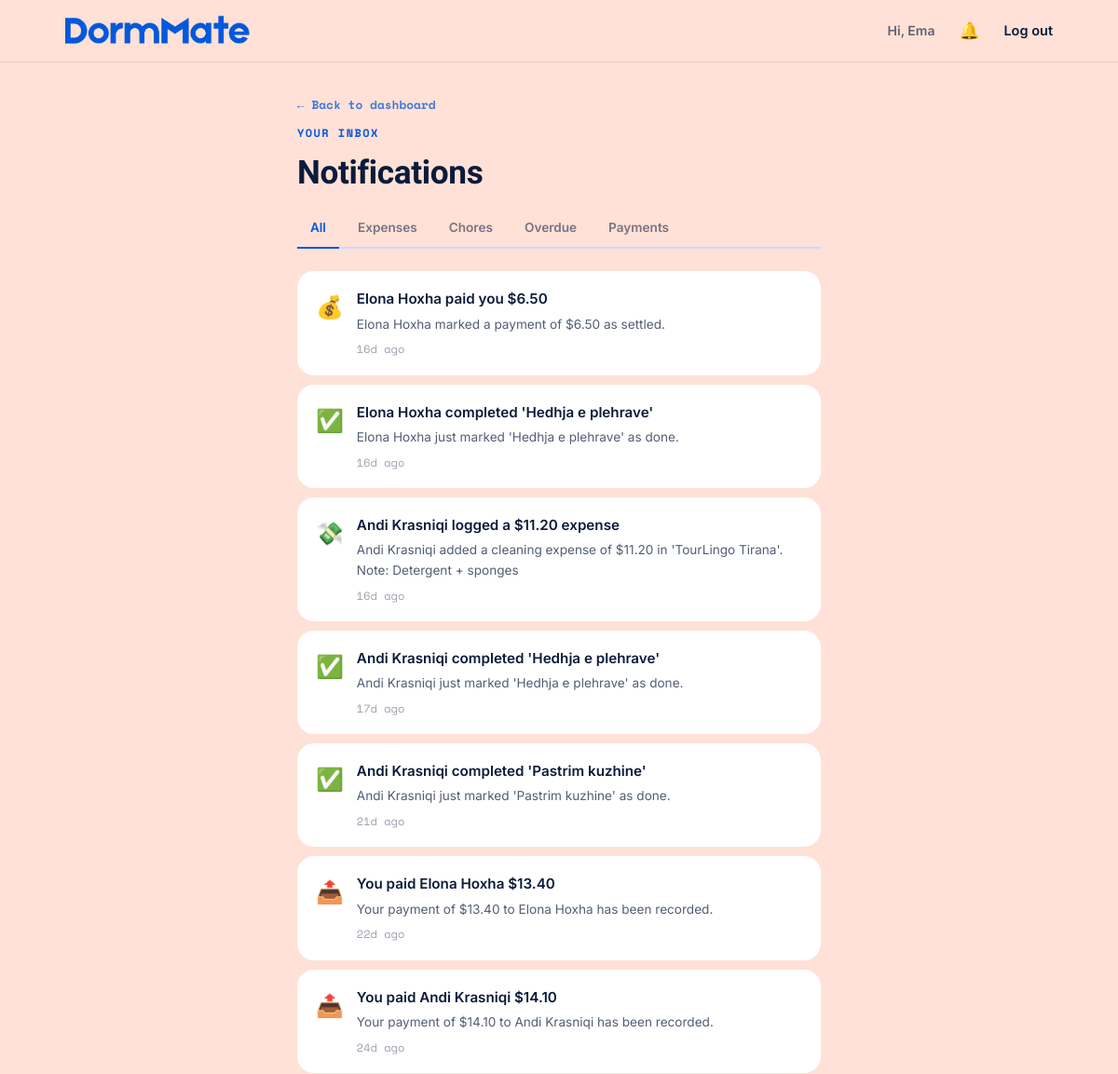
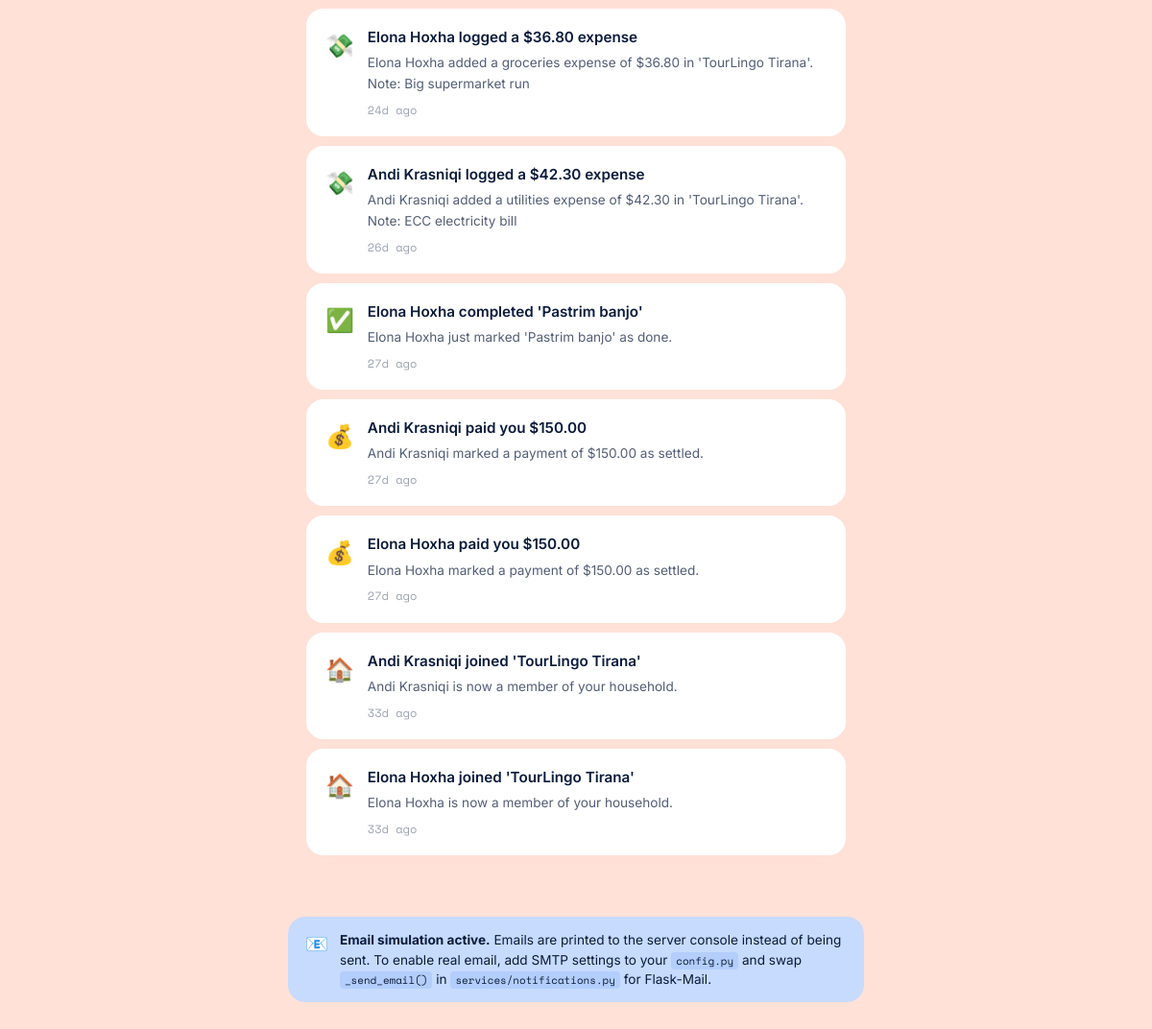
Page /notifications (signed in) on the committed database (2 pictures, top to bottom).
### models/user.py (models this page shows, shortened)
class User(db.Model):
    __tablename__ = "users"
    id = db.Column(db.Integer, primary_key=True)
    name = db.Column(db.String(80), nullable=False)
    email = db.Column(db.String(120), unique=True, nullable=False, index=True)
    password_hash = db.Column(db.String(255), nullable=False)
    avatar_url = db.Column(db.String(255), nullable=True)
    room_number = db.Column(db.String(20), nullable=True)
    created_at = db.Column(db.DateTime, default=datetime.utcnow)
    memberships = db.relationship(
        "Membership", back_populates="user", cascade="all, delete-orphan"
    )

### models/notification.py (models this page shows, shortened)
class Notification(db.Model):
    __tablename__ = "notifications"
    id = db.Column(db.Integer, primary_key=True)
    user_id = db.Column(db.Integer, db.ForeignKey("users.id"), nullable=False, index=True)
    household_id = db.Column(db.Integer, db.ForeignKey("households.id"), nullable=True, index=True)
    notif_type = db.Column(db.String(40), nullable=False)
    title = db.Column(db.String(140), nullable=False)
    body = db.Column(db.String(400), nullable=True)
    link_url = db.Column(db.String(255), nullable=True)
    is_read = db.Column(db.Boolean, default=False, nullable=False)
    created_at = db.Column(db.DateTime, default=datetime.utcnow, nullable=False)
    user = db.relationship("User", backref=db.backref("notifications", lazy="dynamic"))
    ICONS = {
        "expense_added":   "💸",
        "expense_updated": "✏️",
        "expense_deleted": "🗑️",
        "chore_due":       "🧹",
        "chore_overdue":   "⚠️",
        "chore_completed": "✅",
        "payment_received": "💰",
        "payment_sent":    "📤",
        "member_joined":   "🏠",
    }
    @property
    def icon(self):
        return self.ICONS.get(self.notif_type, "🔔")
    @property
    def time_ago(self):
        delta = datetime.utcnow() - self.created_at
        s = int(delta.total_seconds())
        if s < 60:
            return "just now"
        if s < 3600:
            return f"{s // 60}m ago"
        if s < 86400:
            return f"{s // 3600}h ago"
        return f"{delta.days}d ago"

### routes/notifications.py (the view)
@notifications_bp.route("/notifications")
@login_required
def feed():
    page = request.args.get("page", 1, type=int)
    filter_type = request.args.get("type", "all")
    query = (
        Notification.query
        .filter_by(user_id=g.user.id)
        .order_by(Notification.created_at.desc())
    )
    if filter_type == "expense_added":
        query = query.filter(Notification.notif_type.in_(
            ["expense_added", "expense_updated", "expense_deleted"]
        ))
    elif filter_type != "all":
        query = query.filter_by(notif_type=filter_type)
    notifications = query.paginate(page=page, per_page=20, error_out=False)
    unread_count = (
        Notification.query
        .filter_by(user_id=g.user.id, is_read=False)
        .count()
    )
    return render_template(
        "notifications/feed.html",
        notifications=notifications,
        unread_count=unread_count,
        filter_type=filter_type,
    )

### utils.py (called while the page is built)
def login_required(view):
    @wraps(view)
    def wrapped_view(*args, **kwargs):
        if g.get("user") is None:
            flash("Log in to continue.", "error")
            return redirect(url_for("auth.login"))
        return view(*args, **kwargs)
    return wrapped_view

### templates/notifications/feed.html (shortened to what this page needs)
{% extends "layout.html" %}
{% block content %}
<div class="wrap" style="padding-top: 2rem; padding-bottom: 4rem; max-width: 720px;">
  <div style="display:flex; align-items:center; justify-content:space-between; margin-bottom:1.5rem; gap:1rem; flex-wrap:wrap;">
    <div>
      <a href="{{ url_for('household.dashboard_redirect') }}" class="notif-back-link">← Back to dashboard</a>
      <p class="eyebrow">Your inbox</p>
      <h1 style="font-size:clamp(1.6rem,4vw,2.2rem);">
        Notifications
      </h1>
    </div>
  </div>
  <div class="notif-tabs" role="tablist">
    {% set types = [
      ("all",              "All"),
      ("expense_added",    "Expenses"),
      ("chore_due",        "Chores"),
      ("chore_overdue",    "Overdue"),
      ("payment_received", "Payments"),
    ] %}
    {% for val, label in types %}
    <a href="{{ url_for('notifications.feed', type=val) }}"
       class="notif-tab {% if filter_type == val %}notif-tab--active{% endif %}"
       role="tab">{{ label }}</a>
    {% endfor %}
  </div>
  {% if notifications.items %}
    <ul class="notif-list">
      {% for n in notifications.items %}
      <li class="notif-item {% if not n.is_read %}notif-item--unread{% endif %}">
        <span class="notif-icon" aria-hidden="true">{{ n.icon }}</span>
        <div class="notif-content">
          <p class="notif-title">{{ n.title }}</p>
          {% if n.body %}
            <p class="notif-body">{{ n.body }}</p>
          {% endif %}
          <p class="notif-meta">{{ n.time_ago }}</p>
        </div>
      </li>
      {% endfor %}
    </ul>
  {% endif %}
</div>
<div class="wrap" style="max-width:720px; padding-bottom:3rem;">
  <div class="email-sim-notice">
    <span style="font-size:1.2rem;">📧</span>
    <div>
      <strong>Email simulation active.</strong>
      Emails are printed to the server console instead of being sent.
      To enable real email, add SMTP settings to your <code>config.py</code> and swap
      <code>_send_email()</code> in <code>services/notifications.py</code> for Flask-Mail.
    </div>
  </div>
</div>
{% endblock %}

### templates/layout.html (shortened to what this page needs)
<!DOCTYPE html>
<html lang="en">
<head>
  <link rel="stylesheet" href="{{ url_for('static', filename='css/style.css') }}">
</head>
<body class="app-body">
  <header class="nav">
    <div class="nav__inner">
      <a href="{{ url_for('index') }}" class="nav__brand">
        <img src="{{ url_for('static', filename='images/logo.png') }}" alt="DormMate logo" class="nav__logo">
      </a>
      <nav class="nav__links">
        {% if current_user %}
          <span class="nav__user">Hi, {{ current_user.name }}</span>
          <a href="{{ url_for('notifications.feed') }}" class="nav__notif-btn" title="Notifications">
            🔔
          </a>
          <a href="{{ url_for('auth.logout') }}">Log out</a>
        {% else %}
          <a href="{{ url_for('auth.login') }}">Log in</a>
          <a href="{{ url_for('auth.signup') }}" class="btn btn--primary nav__cta">Get started</a>
        {% endif %}
      </nav>
    </div>
  </header>
  <main class="app-main">
    {% block content %}{% endblock %}
  </main>
</body>
</html>

### static/css/style.css (style rules this page uses)
:root { --cream: #FFE1D7; --cream-soft: #FFF1EA; --sky: #84AFFB; --sky-soft: #C7DBFE; --blue: #0259DD; --ink: #0B1B3A; --coral: #FF6648; --white: #FFFFFF; --font-display: "Bricolage Grotesque", "Inter", sans-serif; --font-body: "Inter", sans-serif; --font-mono: "Space Mono", monospace; --max-width: 1180px; --radius-sm: 10px; --radius-md: 18px; --radius-lg: 28px; --gutter: clamp(20px, 5vw, 64px); --ease: cubic-bezier(0.22, 1, 0.36, 1); }
* { box-sizing: border-box; }
html { scroll-behavior: smooth; }
body { margin: 0; background: var(--cream); color: var(--ink); font-family: var(--font-body); font-size: 16px; line-height: 1.6; -webkit-font-smoothing: antialiased; }
img { max-width: 100%; display: block; }
a { color: inherit; text-decoration: none; }
h1, h2, h3 { font-family: var(--font-display); font-weight: 700; line-height: 1.05; margin: 0; letter-spacing: -0.01em; }
p { margin: 0; }
.eyebrow { font-family: var(--font-mono); font-size: 12px; font-weight: 700; letter-spacing: 0.12em; text-transform: uppercase; color: var(--blue); margin: 0 0 14px; }
.wrap { max-width: var(--max-width); margin: 0 auto; padding: 0 var(--gutter); }
.nav { position: sticky; top: 0; z-index: 50; background: rgba(255, 225, 215, 0.85); backdrop-filter: blur(10px); border-bottom: 1px solid rgba(11,27,58,0.08); }
.nav__inner { max-width: var(--max-width); margin: 0 auto; padding: 16px var(--gutter); display: flex; align-items: center; gap: 28px; }
.nav__brand { display: flex; align-items: center; gap: 10px; margin-right: auto; }
.nav__logo { height: 34px; width: auto; max-width: 200px; flex-shrink: 0; }
.nav__links { display: flex; align-items: center; gap: 26px; font-weight: 600; font-size: 14.5px; }
.nav__links a { position: relative; padding: 4px 0; }
.nav__links a::after { content: ""; position: absolute; left: 0; right: 0; bottom: -2px; height: 2px; background: var(--coral); transform: scaleX(0); transform-origin: left; transition: transform 0.25s var(--ease); }
.app-main { min-height: calc(100vh - 70px); display: flex; flex-direction: column; }
.nav__user { font-size: 14px; color: rgba(11,27,58,0.65); }
.nav__notif-btn { position: relative; display: inline-flex; align-items: center; font-size: 1.1rem; line-height: 1; padding: 4px 6px; border-radius: var(--radius-sm); transition: background 0.15s; }
.notif-tabs { display: flex; gap: 6px; flex-wrap: wrap; margin-bottom: 1.5rem; border-bottom: 2px solid var(--sky-soft); padding-bottom: 0; }
.notif-tab { padding: 6px 14px 10px; font-size: .85rem; font-weight: 600; border-radius: var(--radius-sm) var(--radius-sm) 0 0; color: var(--ink); opacity: 0.55; transition: opacity 0.15s, background 0.15s; margin-bottom: -2px; border-bottom: 2px solid transparent; }
.notif-tab--active { opacity: 1; border-bottom: 2px solid var(--blue); color: var(--blue); }
.notif-list { list-style: none; margin: 0; padding: 0; display: flex; flex-direction: column; gap: 10px; }
.notif-item { display: flex; align-items: flex-start; gap: 14px; padding: 16px 18px; background: var(--white); border-radius: var(--radius-md); border: 2px solid transparent; transition: border-color 0.15s, box-shadow 0.15s; }
.notif-icon { font-size: 1.5rem; flex-shrink: 0; margin-top: 2px; }
.notif-content { flex: 1; min-width: 0; }
.notif-title { font-weight: 600; font-size: .95rem; margin: 0 0 4px; color: var(--ink); }
.notif-body { font-size: .85rem; color: var(--ink); opacity: 0.7; margin: 0 0 6px; white-space: pre-line; }
.notif-meta { font-family: var(--font-mono); font-size: .75rem; color: var(--ink); opacity: 0.4; margin: 0; }
.email-sim-notice { display: flex; align-items: flex-start; gap: 12px; padding: 14px 18px; background: var(--sky-soft); border-radius: var(--radius-md); font-size: .85rem; line-height: 1.5; color: var(--ink); }
.email-sim-notice code { font-family: var(--font-mono); font-size: .8em; background: rgba(2,89,221,0.1); padding: 1px 5px; border-radius: 4px; }
.notif-back-link { display: inline-block; font-family: var(--font-mono); font-size: .8rem; font-weight: 700; color: var(--blue); margin-bottom: 10px; opacity: 0.75; transition: opacity 0.15s; }

### rows in the picture
User: name "Ema"
Notification: icon "💰", title "Elona Hoxha paid you $6.50", body "Elona Hoxha marked a payment of $6.50 as settled.", time_ago "16d ago"
Notification: icon "✅", title "Elona Hoxha completed 'Hedhja e plehrave'", body "Elona Hoxha just marked 'Hedhja e plehrave' as done.", time_ago "16d ago"
Notification: icon "💸", title "Andi Krasniqi logged a $11.20 expense", body "Andi Krasniqi added a cleaning expense of $11.20 in 'TourLingo Tirana'. Note: Detergent + sponges", time_ago "16d ago"
Notification: icon "✅", title "Andi Krasniqi completed 'Hedhja e plehrave'", body "Andi Krasniqi just marked 'Hedhja e plehrave' as done.", time_ago "17d ago"
Notification: icon "✅", title "Andi Krasniqi completed 'Pastrim kuzhine'", body "Andi Krasniqi just marked 'Pastrim kuzhine' as done.", time_ago "21d ago"
Notification: icon "📤", title "You paid Elona Hoxha $13.40", body "Your payment of $13.40 to Elona Hoxha has been recorded.", time_ago "22d ago"
Notification: icon "📤", title "You paid Andi Krasniqi $14.10", body "Your payment of $14.10 to Andi Krasniqi has been recorded.", time_ago "24d ago"
Notification: icon "💸", title "Elona Hoxha logged a $36.80 expense", body "Elona Hoxha added a groceries expense of $36.80 in 'TourLingo Tirana'. Note: Big supermarket run", time_ago "24d ago"
Notification: icon "💸", title "Andi Krasniqi logged a $42.30 expense", body "Andi Krasniqi added a utilities expense of $42.30 in 'TourLingo Tirana'. Note: ECC electricity bill", time_ago "26d ago"
Notification: icon "✅", title "Elona Hoxha completed 'Pastrim banjo'", body "Elona Hoxha just marked 'Pastrim banjo' as done.", time_ago "27d ago"
Notification: icon "💰", title "Andi Krasniqi paid you $150.00", body "Andi Krasniqi marked a payment of $150.00 as settled.", time_ago "27d ago"
Notification: icon "💰", title "Elona Hoxha paid you $150.00", body "Elona Hoxha marked a payment of $150.00 as settled.", time_ago "27d ago"
Notification: icon "🏠", title "Andi Krasniqi joined 'TourLingo Tirana'", body "Andi Krasniqi is now a member of your household.", time_ago "33d ago"
Notification: icon "🏠", title "Elona Hoxha joined 'TourLingo Tirana'", body "Elona Hoxha is now a member of your household.", time_ago "33d ago"

### other values in the picture
{{ label }} "All" "Expenses" "Chores" "Overdue" "Payments"
